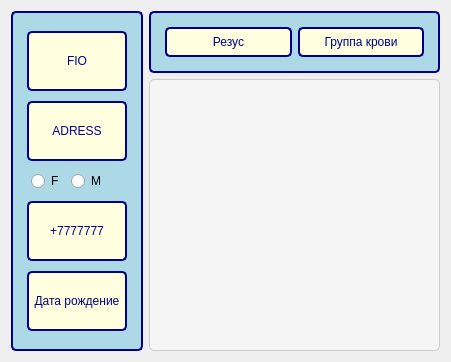
<?xml version="1.0" encoding="UTF-8"?>
<ui version="4.0">
 <class>QDataVoew</class>
 <widget class="QWidget" name="QDataVoew">
  <property name="geometry">
   <rect>
    <x>0</x>
    <y>0</y>
    <width>451</width>
    <height>362</height>
   </rect>
  </property>
  <property name="minimumSize">
   <size>
    <width>300</width>
    <height>300</height>
   </size>
  </property>
  <property name="maximumSize">
   <size>
    <width>600</width>
    <height>500</height>
   </size>
  </property>
  <property name="windowTitle">
   <string>Form</string>
  </property>
  <property name="styleSheet">
   <string notr="true">QFrame {
           background-color: lightblue;
           border: 2px solid darkblue;
           border-radius: 5px;
           padding: 5px;
}
</string>
  </property>
  <layout class="QHBoxLayout" name="horizontalLayout_3">
   <item>
    <widget class="QFrame" name="frame">
     <property name="font">
      <font>
       <pointsize>11</pointsize>
      </font>
     </property>
     <property name="frameShape">
      <enum>QFrame::StyledPanel</enum>
     </property>
     <property name="frameShadow">
      <enum>QFrame::Raised</enum>
     </property>
     <layout class="QVBoxLayout" name="verticalLayout">
      <item>
       <widget class="QLabel" name="lblFio">
        <property name="minimumSize">
         <size>
          <width>100</width>
          <height>30</height>
         </size>
        </property>
        <property name="maximumSize">
         <size>
          <width>180</width>
          <height>60</height>
         </size>
        </property>
        <property name="font">
         <font>
          <pointsize>9</pointsize>
         </font>
        </property>
        <property name="styleSheet">
         <string notr="true">
        color: darkblue;
        background-color: lightyellow;
        border: 2px solid darkblue;
        border-radius: 5px;
        padding: 5px;</string>
        </property>
        <property name="frameShape">
         <enum>QFrame::Box</enum>
        </property>
        <property name="frameShadow">
         <enum>QFrame::Raised</enum>
        </property>
        <property name="text">
         <string>FIO</string>
        </property>
        <property name="alignment">
         <set>Qt::AlignCenter</set>
        </property>
       </widget>
      </item>
      <item>
       <widget class="QLabel" name="lblAdress">
        <property name="minimumSize">
         <size>
          <width>100</width>
          <height>30</height>
         </size>
        </property>
        <property name="maximumSize">
         <size>
          <width>180</width>
          <height>60</height>
         </size>
        </property>
        <property name="font">
         <font>
          <pointsize>9</pointsize>
         </font>
        </property>
        <property name="styleSheet">
         <string notr="true">
        color: darkblue;
        background-color: lightyellow;
        border: 2px solid darkblue;
        border-radius: 5px;
        padding: 5px;</string>
        </property>
        <property name="frameShape">
         <enum>QFrame::Box</enum>
        </property>
        <property name="frameShadow">
         <enum>QFrame::Raised</enum>
        </property>
        <property name="text">
         <string>ADRESS</string>
        </property>
        <property name="alignment">
         <set>Qt::AlignCenter</set>
        </property>
       </widget>
      </item>
      <item>
       <layout class="QHBoxLayout" name="horizontalLayout">
        <item>
         <widget class="QRadioButton" name="fmRadioBtn">
          <property name="maximumSize">
           <size>
            <width>30</width>
            <height>20</height>
           </size>
          </property>
          <property name="text">
           <string>F</string>
          </property>
         </widget>
        </item>
        <item>
         <widget class="QRadioButton" name="maleRadiBtn">
          <property name="maximumSize">
           <size>
            <width>50</width>
            <height>20</height>
           </size>
          </property>
          <property name="text">
           <string>M</string>
          </property>
         </widget>
        </item>
       </layout>
      </item>
      <item>
       <widget class="QLabel" name="lblPhone">
        <property name="minimumSize">
         <size>
          <width>100</width>
          <height>30</height>
         </size>
        </property>
        <property name="maximumSize">
         <size>
          <width>180</width>
          <height>60</height>
         </size>
        </property>
        <property name="font">
         <font>
          <pointsize>9</pointsize>
         </font>
        </property>
        <property name="styleSheet">
         <string notr="true">
        color: darkblue;
        background-color: lightyellow;
        border: 2px solid darkblue;
        border-radius: 5px;
        padding: 5px;</string>
        </property>
        <property name="frameShape">
         <enum>QFrame::Box</enum>
        </property>
        <property name="frameShadow">
         <enum>QFrame::Raised</enum>
        </property>
        <property name="text">
         <string>+7777777</string>
        </property>
        <property name="alignment">
         <set>Qt::AlignCenter</set>
        </property>
       </widget>
      </item>
      <item>
       <widget class="QLabel" name="lblBirth">
        <property name="minimumSize">
         <size>
          <width>100</width>
          <height>30</height>
         </size>
        </property>
        <property name="maximumSize">
         <size>
          <width>180</width>
          <height>60</height>
         </size>
        </property>
        <property name="font">
         <font>
          <pointsize>9</pointsize>
         </font>
        </property>
        <property name="styleSheet">
         <string notr="true">
        color: darkblue;
        background-color: lightyellow;
        border: 2px solid darkblue;
        border-radius: 5px;
        padding: 5px;</string>
        </property>
        <property name="frameShape">
         <enum>QFrame::Box</enum>
        </property>
        <property name="frameShadow">
         <enum>QFrame::Raised</enum>
        </property>
        <property name="text">
         <string>Дата рождение</string>
        </property>
        <property name="alignment">
         <set>Qt::AlignCenter</set>
        </property>
       </widget>
      </item>
     </layout>
    </widget>
   </item>
   <item>
    <layout class="QVBoxLayout" name="verticalLayout_2">
     <item>
      <widget class="QFrame" name="frame_2">
       <property name="frameShape">
        <enum>QFrame::StyledPanel</enum>
       </property>
       <property name="frameShadow">
        <enum>QFrame::Raised</enum>
       </property>
       <layout class="QHBoxLayout" name="horizontalLayout_2">
        <item>
         <widget class="QLabel" name="lblRezus">
          <property name="minimumSize">
           <size>
            <width>100</width>
            <height>30</height>
           </size>
          </property>
          <property name="maximumSize">
           <size>
            <width>180</width>
            <height>60</height>
           </size>
          </property>
          <property name="font">
           <font>
            <pointsize>9</pointsize>
           </font>
          </property>
          <property name="styleSheet">
           <string notr="true">
        color: darkblue;
        background-color: lightyellow;
        border: 2px solid darkblue;
        border-radius: 5px;
        padding: 5px;</string>
          </property>
          <property name="frameShape">
           <enum>QFrame::Box</enum>
          </property>
          <property name="frameShadow">
           <enum>QFrame::Raised</enum>
          </property>
          <property name="text">
           <string>Резус</string>
          </property>
          <property name="alignment">
           <set>Qt::AlignCenter</set>
          </property>
         </widget>
        </item>
        <item>
         <widget class="QLabel" name="lblBoldGroup">
          <property name="minimumSize">
           <size>
            <width>100</width>
            <height>30</height>
           </size>
          </property>
          <property name="maximumSize">
           <size>
            <width>180</width>
            <height>60</height>
           </size>
          </property>
          <property name="font">
           <font>
            <pointsize>9</pointsize>
           </font>
          </property>
          <property name="styleSheet">
           <string notr="true">
        color: darkblue;
        background-color: lightyellow;
        border: 2px solid darkblue;
        border-radius: 5px;
        padding: 5px;</string>
          </property>
          <property name="frameShape">
           <enum>QFrame::Box</enum>
          </property>
          <property name="frameShadow">
           <enum>QFrame::Raised</enum>
          </property>
          <property name="text">
           <string>Группа крови</string>
          </property>
          <property name="alignment">
           <set>Qt::AlignCenter</set>
          </property>
         </widget>
        </item>
       </layout>
      </widget>
     </item>
     <item>
      <widget class="QTextEdit" name="descTxt">
       <property name="font">
        <font>
         <pointsize>-1</pointsize>
        </font>
       </property>
       <property name="styleSheet">
        <string notr="true">font-size: 14px;
color: #333333;
background-color: #F5F5F5;
border: 1px solid #CCCCCC;
border-radius: 5px;
padding: 5px;
selection-background-color: #A6D8FF;
selection-color: #333333;</string>
       </property>
      </widget>
     </item>
    </layout>
   </item>
  </layout>
 </widget>
 <resources/>
 <connections/>
</ui>
